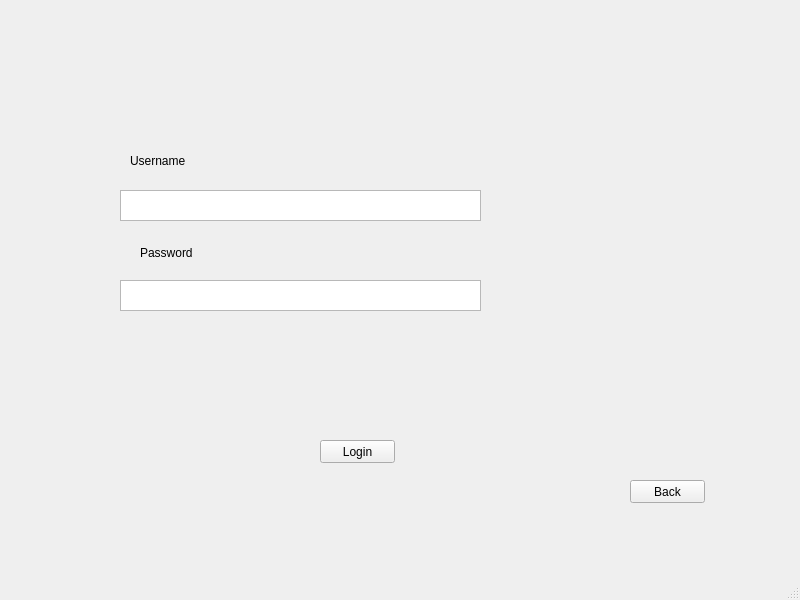
<?xml version="1.0" encoding="UTF-8"?>
<ui version="4.0">
 <class>LogInWindow</class>
 <widget class="QMainWindow" name="LogInWindow">
  <property name="geometry">
   <rect>
    <x>0</x>
    <y>0</y>
    <width>800</width>
    <height>600</height>
   </rect>
  </property>
  <property name="windowTitle">
   <string>MainWindow</string>
  </property>
  <widget class="QWidget" name="centralwidget">
   <widget class="QPushButton" name="backBtn">
    <property name="geometry">
     <rect>
      <x>630</x>
      <y>480</y>
      <width>75</width>
      <height>23</height>
     </rect>
    </property>
    <property name="text">
     <string>Back</string>
    </property>
   </widget>
   <widget class="QPushButton" name="loginBtn">
    <property name="geometry">
     <rect>
      <x>320</x>
      <y>440</y>
      <width>75</width>
      <height>23</height>
     </rect>
    </property>
    <property name="text">
     <string>Login</string>
    </property>
   </widget>
   <widget class="QTextEdit" name="passwordTxt">
    <property name="geometry">
     <rect>
      <x>120</x>
      <y>280</y>
      <width>361</width>
      <height>31</height>
     </rect>
    </property>
   </widget>
   <widget class="QLabel" name="label">
    <property name="geometry">
     <rect>
      <x>140</x>
      <y>242</y>
      <width>71</width>
      <height>21</height>
     </rect>
    </property>
    <property name="text">
     <string>Password</string>
    </property>
   </widget>
   <widget class="QTextEdit" name="userNameTxt">
    <property name="geometry">
     <rect>
      <x>120</x>
      <y>190</y>
      <width>361</width>
      <height>31</height>
     </rect>
    </property>
   </widget>
   <widget class="QLabel" name="label_2">
    <property name="geometry">
     <rect>
      <x>130</x>
      <y>150</y>
      <width>71</width>
      <height>21</height>
     </rect>
    </property>
    <property name="text">
     <string>Username</string>
    </property>
   </widget>
  </widget>
  <widget class="QMenuBar" name="menubar">
   <property name="geometry">
    <rect>
     <x>0</x>
     <y>0</y>
     <width>800</width>
     <height>21</height>
    </rect>
   </property>
  </widget>
  <widget class="QStatusBar" name="statusbar"/>
 </widget>
 <resources/>
 <connections/>
</ui>
